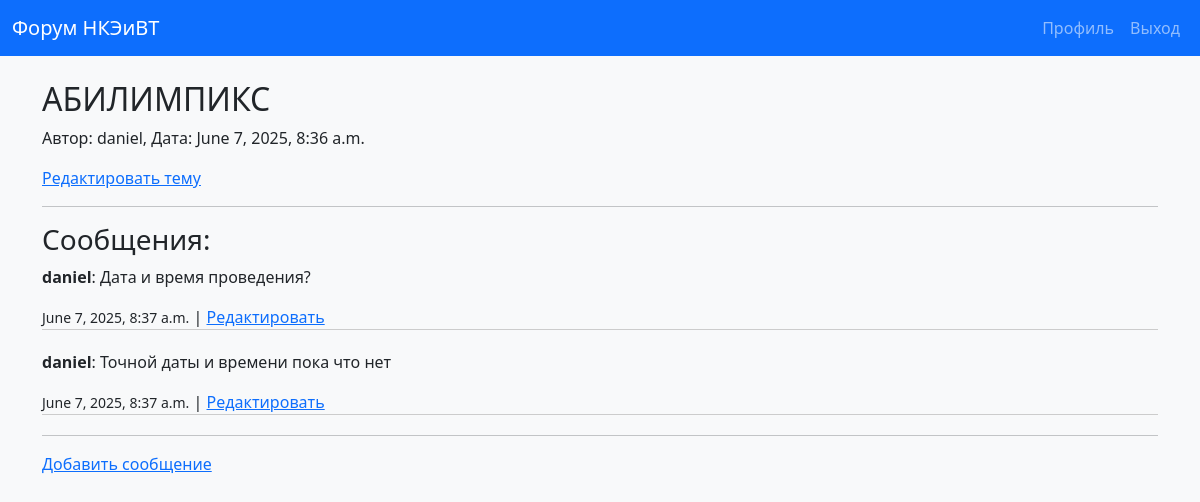
The app's page /topic/1/ (signed in) with its own data.
### forum/models.py (models this page shows, shortened)
class Topic(models.Model):
    title = models.CharField("Заголовок темы", max_length=255)
    category = models.ForeignKey(Category, on_delete=models.CASCADE, verbose_name="Категория")
    author = models.ForeignKey(User, on_delete=models.CASCADE, verbose_name="Автор")
    created_at = models.DateTimeField(auto_now_add=True)
    class Meta:
        verbose_name = "Тема"
        verbose_name_plural = "Темы"

class Post(models.Model):
    content = models.TextField("Сообщение")
    topic = models.ForeignKey(Topic, on_delete=models.CASCADE, verbose_name="Тема")
    author = models.ForeignKey(User, on_delete=models.CASCADE, verbose_name="Автор")
    created_at = models.DateTimeField(auto_now_add=True)
    class Meta:
        verbose_name = "Сообщение"
        verbose_name_plural = "Сообщения"

### forum/views.py (the view)
# urls.py: path('topic/<int:topic_id>/', views.topic_posts, name='topic_posts'),
def topic_posts(request, topic_id):
    topic = get_object_or_404(Topic, id=topic_id)
    posts = Post.objects.filter(topic=topic)
    return render(request, 'forum/topic_posts.html', {'topic': topic, 'posts': posts})

### forum/templates/forum/topic_posts.html (shortened to what this page needs)
{% extends "forum/base.html" %}
{% block content %}
<h2>{{ topic.title }}</h2>
<p>Автор: {{ topic.author }}, Дата: {{ topic.created_at }}</p>
    {% if user == topic.author or user.is_superuser or user.profile.role == 'teacher' %}
<a href="{% url 'edit_topic' topic.id %}">Редактировать тему</a>
    {% endif %}
<hr>
<h3>Сообщения:</h3>
    {% for post in posts %}
<div style="margin-bottom: 20px; border-bottom: 1px solid #ccc;">
    <p><strong>{{ post.author }}</strong>: {{ post.content }}</p>
    <small>{{ post.created_at }}</small>
    {% if user == post.author or user.is_superuser or user.profile.role == 'teacher' %}
    | <a href="{% url 'edit_post' post.id %}">Редактировать</a>
    {% endif %}
</div>
    {% endfor %}
<hr>
<p><a href="{% url 'new_post' topic.id %}">Добавить сообщение</a></p>
{% endblock %}

### forum/static/css/style.css (style rules this page uses)
body { background-color: #f8f9fa; }

### records on screen
Topic: title "АБИЛИМПИКС", author "daniel", created_at "June 7, 2025, 8:36 a.m."
Post: author "daniel", content "Дата и время проведения?", created_at "June 7, 2025, 8:37 a.m.", shows "Редактировать"
Post: author "daniel", content "Точной даты и времени пока что нет", created_at "June 7, 2025, 8:37 a.m.", shows "Редактировать"
